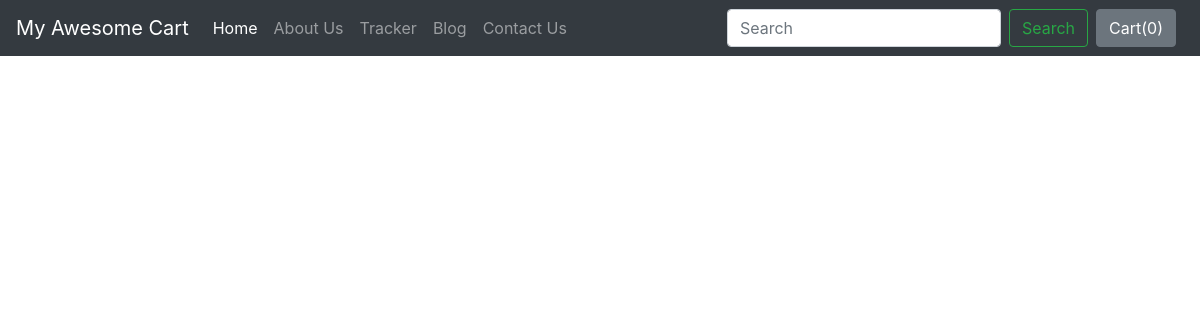
The page /blog/ on the database as committed earlier.
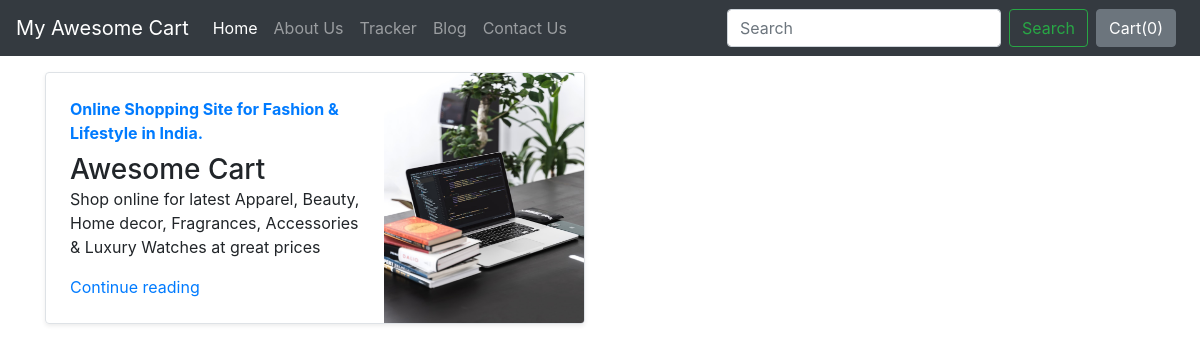
The same page on the database as committed later.
### blog/models.py (models this page shows)
class Blogpost(models.Model):
    post_id=models.AutoField(primary_key=True)
    title=models.CharField(max_length=50)
    head0=models.CharField(max_length=500,default="")
    chead0 = models.CharField(max_length=5000, default="")
    head1=models.CharField(max_length=500,default="")
    chead1 = models.CharField(max_length=5000, default="")
    head2=models.CharField(max_length=500,default="")
    chead2 = models.CharField(max_length=5000, default="")
    pub_date=models.DateField()
    thumbnail=models.ImageField(upload_to="shop/images",default="")
    def __str__(self):
        return self.title

### blog/views.py (the view)
# urls.py: path('', views.index, name='BlogHome'),
def index(request):
    myposts=Blogpost.objects.all()
    print(myposts)
    return render(request,'blog/index.html',{'myposts':myposts})

### blog/templates/blog/index.html (shortened to what this page needs)
{%extends 'blog/basic.html'%}
{%block body%}
<div class="container mt-3">
<div class="row my-2">
  {% for item in myposts %}
    <div class="col-md-6">
      <div class="row no-gutters border rounded overflow-hidden flex-md-row mb-4 shadow-sm h-md-250 position-relative">
        <div class="col p-4 d-flex flex-column position-static">
          <strong class="d-inline-block mb-2 text-primary">{{item.head0}}</strong>
          <h3 class="mb-0">{{item.title}}</h3>
          <p class="card-text mb-auto">{{item.head1}}</p>
          <a href="blogpost/{{item.post_id}}" class="stretched-link">Continue reading</a>
        </div>
        <div class="col-auto d-none d-lg-block">
                    <img src="{{ item.thumbnail.url }}" class="bd-placeholder-img" width="200" height="250" aria-label="Placeholder: Thumbnail">
                </div>
      </div>
    </div>
  {% endfor %}
  </div>
{% endblock %}

Rows that differ between the two databases and show on the page:
added Blogpost: head0 "Online Shopping Site for Fashion & Lifestyle in India.", title "Awesome Cart", head1 "Shop online for latest Apparel, Beauty, Home decor, Fragrances, Accessories & Luxury Watches at great prices", thumbnail (picture)
